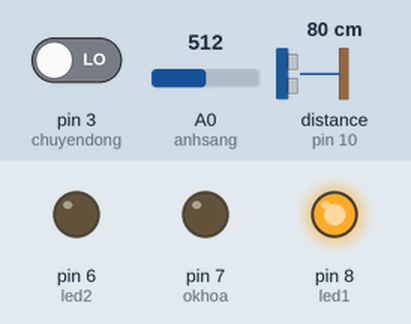
A sketch run on a simulated Arduino Uno, built with avr-gcc and run on an emulated ATmega328P. Parts: output pins drawn as LEDs (lit = HIGH). Wiring (inferred from the names in the program): ultrasonic range finder: trigger pin 9; echo pin 10. Inputs (shaded band) come from the test bench; at power-on: distance to the obstacle (sensor on pin 10) 80 cm, A0 (anhsang) = 512, pin 3 (chuyendong) LOW. The echo pulse lasts 58.3 µs per cm; pins used as bus, display or sensor lines are not drawn.

Above: at 1.2 s.
1.3 s: distance to the obstacle (sensor on pin 10) set to 55 cm
2.8 s: distance to the obstacle (sensor on pin 10) set to 48 cm
At 3.5 s:
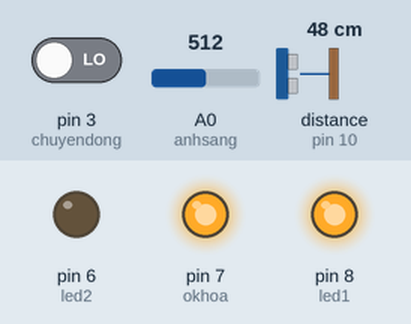
4.3 s: A0 (anhsang) set to 484
At 5.5 s:
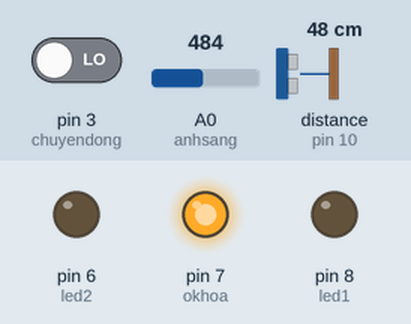
5.8 s: pin 3 (chuyendong) driven HIGH
At 6.8 s:
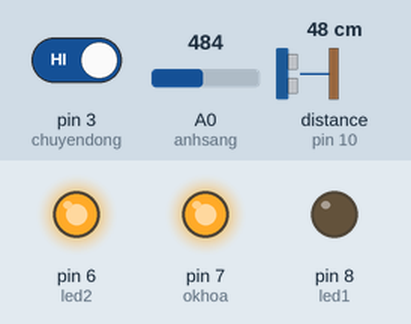
7.3 s: A0 (anhsang) set to 510
At 7.9 s:
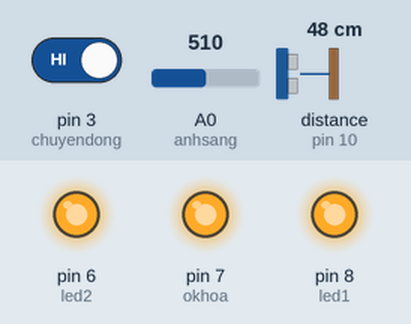
8.8 s: A0 (anhsang) set to 490
At 9.1 s:
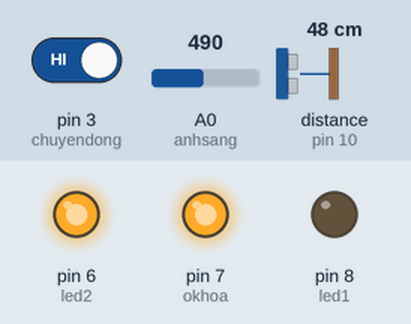
Timing chart, 0 to 11.3 s (numbered marks = the images above; inputs shaded):
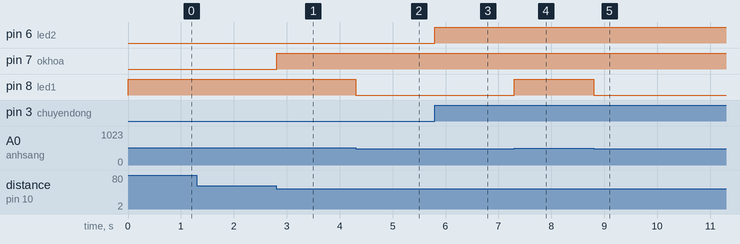

The sketch:

code.ino
```cpp
// khai báo đinh nghĩa chân
const int anhsang = A0; // cam bien anh sáng
const int Trigger = 9; // 2 chan cua cam bien sieu am
const int Echo = 10;
const int chuyendong = 3; // cam bien chuyen dong
const int okhoa = 7;
const int led1 = 8;
const int led2 = 6;

// khai bao bien
int gtanhsang ; // doc gia trị cam biem anh sang
int gtchuyendong; // doc gia tri cam bien chuyen dong
int khoangcach; // doc gia tri cam bien sieu am
unsigned long time1; // dem thoi gian sang den
unsigned long time2; // dem thoi gian khoa cua


void setup() {
  pinMode(anhsang, INPUT);
  pinMode(Trigger, OUTPUT);
  pinMode(Echo, INPUT);
  pinMode(chuyendong, INPUT);
  pinMode(okhoa, OUTPUT);
  pinMode(led1, OUTPUT);
  pinMode(led2, OUTPUT);
}
// phat thu tinh hieu cam bien sieu am
int sieuam () {
  digitalWrite(Trigger, LOW);
  delayMicroseconds(2);
  digitalWrite(Trigger, HIGH);
  delayMicroseconds(10);
  digitalWrite(Trigger, LOW);
  int gt = pulseIn(Echo, HIGH);
  int gthc = (gt/2/29.412); // giá trị sau khi tính được
  return gthc;
}

void loop() {
  // docgia tri cam bien anh sang
  gtanhsang = analogRead(anhsang);
  if (gtanhsang > 500) {
    digitalWrite(led1, HIGH);
  } else {
    digitalWrite(led1, LOW);
  }
// doc gia tri cam bien chuyen dong
   gtchuyendong = digitalRead(chuyendong);
  if (gtchuyendong == HIGH) {
    digitalWrite(led2, HIGH);
    time1 = millis();
  } else {
    if ( millis() - time1 > 10000) {
      digitalWrite(led2,LOW);
    }
  }

// khoang cach nguoi dem gan
  khoangcach = sieuam();
  Serial.println(khoangcach);
  if (khoangcach < 50) {
    digitalWrite(okhoa, HIGH);
    time2 = 0;
  } else {
    if (time2 == 0) {
      time2 = millis();
    }
    if (millis() - time2 > 20000) {
      digitalWrite(okhoa,LOW);
    }
  }
}
```

Measured:
- the behaviour switches between 51 and 50 cm on distance to the obstacle (sensor on pin 10) (found by bisection; images 0 and 1)
- the behaviour switches between 501 and 500 on A0 (anhsang) (found by bisection; images 1 and 2)
- after the input at 1.3 s, every drawn part: stays the same
- after the input at 2.8 s, pin 7 (okhoa): LOW → HIGH at once
- after the input at 4.3 s, pin 8 (led1): HIGH → LOW at once
- after the input at 5.8 s, pin 6 (led2): LOW → HIGH at once
- after the input at 7.3 s, pin 8 (led1): LOW → HIGH at once
- after the input at 8.8 s, pin 8 (led1): HIGH → LOW at once
